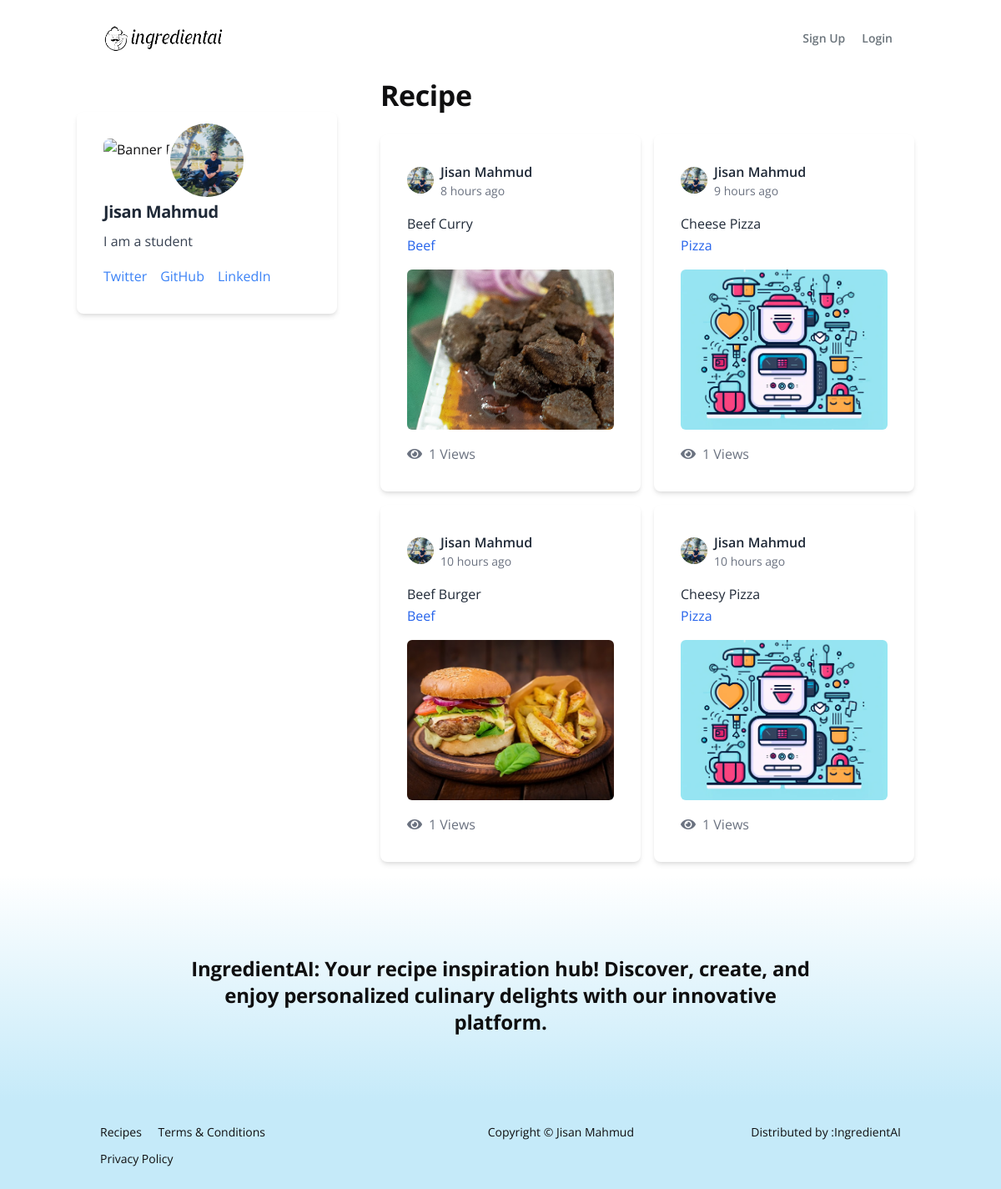
Screenshot of /account/profile-visit/18 with the database file from the repository.
### accounts/models.py (models this page shows, shortened)
class CustomUser(AbstractBaseUser, PermissionsMixin):
    email = models.EmailField(verbose_name= 'email address', max_length= 100, unique= True)
    profile_photo = models.ImageField(upload_to= 'profile_photos/', blank= True, default='profile_photos/profile.jpg')
    full_name = models.CharField(max_length= 50)
    bio = models.CharField(max_length= 100, default= '', blank= True)
    country = models.CharField(max_length= 40, blank= True)
    city = models.CharField(max_length= 40, blank= True)
    address = models.CharField(max_length= 150, blank= True)
    phone_number = models.CharField(max_length= 15, blank= True)
    date_of_birth = models.DateField(blank= True, null= True)
    twitter = models.CharField(max_length= 100, blank= True)
    github = models.CharField(max_length= 100, blank= True)
    linkedin = models.CharField(max_length= 100, blank= True)
    is_active = models.BooleanField(default= False)
    is_staff = models.BooleanField(default= False)
    is_superuser = models.BooleanField(default= False)
    date_joined = models.DateTimeField(default= timezone.now)
    objects = CustomUserManager()
    USERNAME_FIELD = 'email'
    REQUIRED_FIELDS = ['full_name']
    class Meta:
        verbose_name = 'User'
        verbose_name_plural = 'Users'

### blog/models.py (models this page shows, shortened)
class RecipeModel(models.Model):
    recipe_name = models.CharField(max_length= 250)
    slug = models.SlugField(max_length= 300, blank= True, null= True)
    image = models.ImageField(upload_to= 'recipe_image/', blank= True, default= 'recipe_image/recipe_thumb.webp')
    about = models.TextField()
    user = models.ForeignKey(CustomUser, on_delete= models.CASCADE, default= 1)
    category = models.ForeignKey(Category, on_delete= models.CASCADE, related_name= 'recipe')
    cooking_time = models.CharField(max_length= 50)
    calorie = models.CharField(max_length= 20)
    ingredients = models.TextField()
    instructions = models.TextField()
    notes = models.CharField(max_length= 250, blank= True, default= 'This recipe is AI-generated and IngredientAI has not verified it for accuracy or safety. It may contain errors. Always use your best judgement when making AI-generated dishes.')
    create_at = models.DateTimeField(auto_now_add= True)
    views = models.IntegerField(blank= True, default= 0)
    class Meta:
        verbose_name = 'Recipe'

### category/models.py (models this page shows)
class Category(models.Model):
    category_name = models.CharField(max_length= 100, unique= True)
    slug = models.SlugField(max_length= 150, blank= True, null= True)
    class Meta:
        verbose_name= 'category'
        verbose_name_plural= 'categories'

### accounts/views.py (the view)
# urls.py: path('profile-visit/<int:id>', ProfileVisit.as_view(), name='views_profile')
class ProfileVisit(View):
    def get(self, request, id):
        profile_info = CustomUser.objects.get(id= id)
        recipes = RecipeModel.objects.filter(user= profile_info).order_by(('-create_at'))
        paginator = Paginator(recipes, 6)
        page_number = request.GET.get('page')
        recipes_obj = paginator.get_page(page_number)
        return render(request, 'accounts/visit-profile.html', {'profile_info': profile_info, 'recipes': recipes_obj})

### accounts/templates/accounts/visit-profile.html (shortened to what this page needs)
{% extends "base.html" %}
{% load humanize %}
{% load static %}
{% block body %}
<div style="margin-top: 65px;" class="bg-white container">
	<div class="grid grid-cols-1 gap-4 lg:grid-cols-3 md:grid-cols-2 lg:gap-8">
		<div class="post p-5 lg:p-1 rounded-md">
			<div style="margin-top: 65px;">
				<div class="bg-white p-8 rounded-lg shadow-md max-w-md w-full mb-4">
					<div class="relative">
						<img src="{{profile_info.profile_photo.url}}" alt="Profile Picture" class="absolute bottom-0 left-2/4 transform -translate-x-1/2 translate-y-1/2 w-24 h-24 rounded-full border-4 border-white">
					</div>
					<div class="flex items-center mt-12">
						<h2 class="text-xl font-bold text-gray-800">{{profile_info.full_name}}</h2>
					</div>
					<p class="text-gray-700 mt-2"> {{profile_info.bio}} </p>
					<div class="flex items-center mt-4 space-x-4">
						<a href="#" class="text-blue-500 hover:underline"> Twitter </a>
						<a href="#" class="text-blue-500 hover:underline"> GitHub </a>
						<a href="#" class="text-blue-500 hover:underline"> LinkedIn </a>
					</div>
				</div>
			</div>
		</div>
		<div class="lg:col-span-2 p-4 bg-white mt-3" id="posted">
            <h2>Recipe </h2><br>
			<div class="grid grid-cols-1 lg:grid-cols-2 gap-4">
                {% if recipes %}
                  {% for recipe in recipes %}
                  {% if forloop.counter0|divisibleby:2 %}
                        <div class="bg-white p-8 rounded-lg shadow-md max-w-md">
                            <div class="flex items-center justify-between mb-4">
                                <div class="flex items-center space-x-2">
                                    <img src="{{recipe.user.profile_photo.url}}" alt="User Avatar" class="w-8 h-8 rounded-full">
                                    <div>
                                        <p class="text-gray-800 font-semibold"><a href="{% url 'views_profile' recipe.user.id %}">{{recipe.user.full_name}}</a></p>
                                        <p class="text-gray-500 text-sm">{{recipe.create_at|naturaltime}}</p>
                                    </div>
                                </div>
                            </div>
                            <div class="mb-4">
                                <p class="text-gray-800"><a href="{% url 'recipe_details' recipe.id recipe.slug %}">{{recipe.recipe_name}}</a></p>
                                <p class="text-blue-600">{{recipe.category.category_name}}</p>
                            </div>
                            <div class="mb-4">
                                <img src="{{recipe.image.url}}" alt="Post Image" class="w-full h-48 object-cover rounded-md">
                            </div>
                            <div class="flex items-center justify-between text-gray-500">
                                <div class="flex items-center space-x-2">
                                    <div class="flex items-center justify-between text-gray-500">
                                        <div class="flex items-center space-x-2">
                                        <i class="fa fa-eye"></i><span>{{recipe.views}} Views</span>
                                        </div>
                                    </div>
                                </div>
                            </div>
                        </div>
                    {% else %}
                        <div class="bg-white p-8 shadow-md rounded-lg">
                            <div class="flex items-center justify-between mb-4">
                                <div class="flex items-center space-x-2">
                                    <img src="{{recipe.user.profile_photo.url}}" alt="User Avatar" class="w-8 h-8 rounded-full">
                                    <div>
                                        <p class="text-gray-800 font-semibold"><a href="{% url 'views_profile' recipe.user.id %}">{{recipe.user.full_name}}</a></p>
                                        <p class="text-gray-500 text-sm">{{recipe.create_at|naturaltime}}</p>
                                    </div>
                                </div>
                            </div>
                            <div class="mb-4">
                                <p class="text-gray-800"><a href="{% url 'recipe_details' recipe.id recipe.slug %}">{{recipe.recipe_name}}</a></p>
                                <p class="text-blue-600">{{recipe.category.category_name}}</p>
                            </div>
                            <div class="mb-4">
                                <img src="{{recipe.image.url}}" alt="Post Image" class="w-full h-48 object-cover rounded-md">
                            </div>
                            <div class="flex items-center justify-between text-gray-500">
                                <div class="flex items-center space-x-2">
                                    <div class="flex items-center justify-between text-gray-500">
                                        <div class="flex items-center space-x-2">
                                        <i class="fa fa-eye"></i><span>{{recipe.views}} Views</span>
                                        </div>
                                    </div>
                                </div>
                            </div>
                        </div>
                    {% endif %}
                  {% endfor %}
                {% endif %}
			</div>
		</div>
	</div>
</div>
{% endblock body %}

### static/css/styles.css (style rules this page uses)
body, p { color: #0f0f10; font: 400 1rem/1.625rem "Open Sans", sans-serif; }
h2 { color: #0f0f10; font-weight: 700; font-size: 2.125rem; line-height: 2.625rem; letter-spacing: -0.4px; }
.container { margin-left: auto; margin-right: auto; }

### rows the page displays
CustomUser: profile_photo (picture), full_name "Jisan Mahmud", bio "I am a student"
RecipeModel: user.profile_photo (picture), user.full_name "Jisan Mahmud", create_at "8 hours ago", recipe_name "Beef Curry", category.category_name "Beef", image (picture), views "1"
RecipeModel: user.profile_photo (picture), user.full_name "Jisan Mahmud", create_at "9 hours ago", recipe_name "Cheese Pizza", category.category_name "Pizza", image (picture), views "1"
RecipeModel: user.profile_photo (picture), user.full_name "Jisan Mahmud", create_at "10 hours ago", recipe_name "Beef Burger", category.category_name "Beef", image (picture), views "1"
RecipeModel: user.profile_photo (picture), user.full_name "Jisan Mahmud", create_at "10 hours ago", recipe_name "Cheesy Pizza", category.category_name "Pizza", image (picture), views "1"
